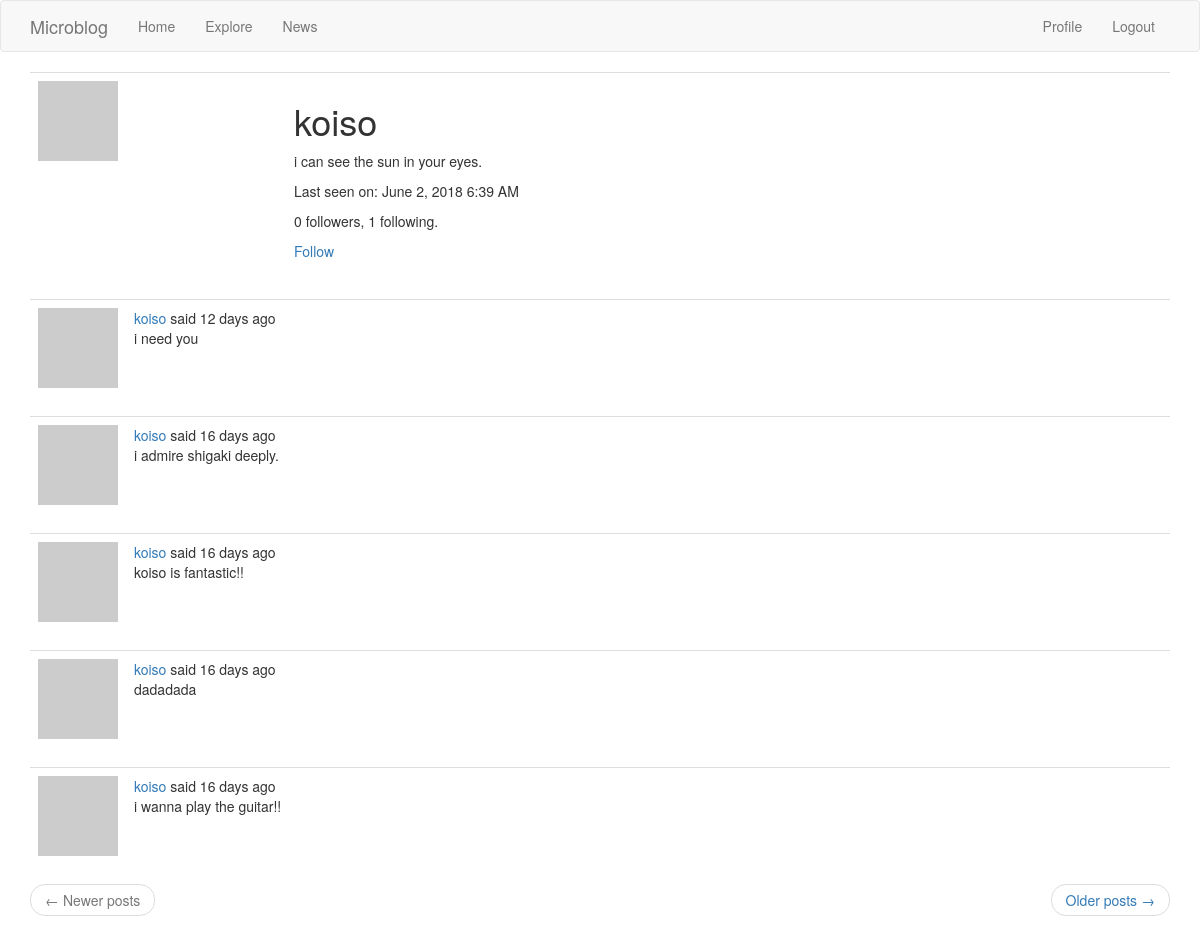
/user/koiso (signed in), run on the app's committed database.
### app/models.py (models this page shows, shortened)
class User(UserMixin, db.Model):
    id = db.Column(db.Integer, primary_key=True)
    username = db.Column(db.String(64), index=True, unique=True)
    email = db.Column(db.String(120), index=True, unique=True)
    password_hash = db.Column(db.String(128))
    posts = db.relationship('Post', backref='author', lazy='dynamic')
    about_me = db.Column(db.String(140))
    last_seen = db.Column(db.DateTime, default=datetime.utcnow)
    followed = db.relationship(
        'User', secondary=followers,
        primaryjoin=(followers.c.follower_id == id),
        secondaryjoin=(followers.c.followed_id == id),
        backref=db.backref('followers', lazy='dynamic'), lazy='dynamic')
    def avatar(self, size):
        digest = md5(self.email.lower().encode('utf-8')).hexdigest()
        return 'https://www.gravatar.com/avatar/{}?d=identicon&s={}'.format(digest, size)
    def is_following(self, user):
        return self.followed.filter(
            followers.c.followed_id == user.id).count() > 0

class Post(db.Model):
    id = db.Column(db.Integer, primary_key=True)
    body = db.Column(db.String(140))
    timestamp = db.Column(db.DateTime, index=True, default=datetime.utcnow)
    user_id = db.Column(db.Integer, db.ForeignKey('user.id'))
    language = db.Column(db.String(5))

### app/routes.py (the view)
@app.route('/user/<username>')
@login_required
def user(username):
    user = User.query.filter_by(username=username).first_or_404()
    page = request.args.get('page', 1, type=int)
    posts = user.posts.order_by(Post.timestamp.desc()).paginate(
        page, app.config['POSTS_PER_PAGE'], False)
    next_url = url_for('user', username=user.username, page=posts.next_num) \
        if posts.has_next else None
    prev_url = url_for('user', username=user.username, page=posts.prev_num) \
        if posts.has_prev else None
    return render_template('user.html', user=user, posts=posts.items,
                           next_url=next_url, prev_url=prev_url)

### app/models.py (called while the page is built)
@login.user_loader
def load_user(id):
    return User.query.get(int(id))

### app/routes.py (called while the page is built)
@app.before_request
def before_request():
    if current_user.is_authenticated:
        current_user.last_seen = datetime.utcnow()
        db.session.commit()
    g.locale = str(get_locale())

### app/templates/user.html
{% extends "base.html" %}
{% block app_content %}
    <table class="table table-hover">
        <tr>
            <td width="256px"><img src="{{ user.avatar(256) }}"></td>
            <td>
                <h1>{{ user.username }}</h1>
                {% if user.about_me %}<p>{{ user.about_me }}</p>{% endif %}
                {% if user.last_seen %}
                <p>Last seen on: {{ moment(user.last_seen).format('LLL') }}</p>
                {% endif %}
                <p>{{ user.followers.count() }} followers, {{ user.followed.count() }} following.</p>
                {% if user == current_user %}
                <p><a href="{{ url_for('edit_profile') }}">Edit your profile</a></p>
                {% elif not current_user.is_following(user) %}
                <p><a href="{{ url_for('follow', username=user.username) }}">Follow</a></p>
                {% else %}
                <p><a href="{{ url_for('unfollow', username=user.username) }}">Unfollow</a></p>
                {% endif %}
            </td>
        </tr>
    </table>
    {% for post in posts %}
        {% include '_post.html' %}
    {% endfor %}
    <nav aria-label="...">
        <ul class="pager">
            <li class="previous{% if not prev_url %} disabled{% endif %}">
                <a href="{{ prev_url or '#' }}">
                    <span aria-hidden="true">&larr;</span> Newer posts
                </a>
            </li>
            <li class="next{% if not next_url %} disabled{% endif %}">
                <a href="{{ next_url or '#' }}">
                    Older posts <span aria-hidden="true">&rarr;</span>
                </a>
            </li>
        </ul>
    </nav>
{% endblock %}

### app/templates/_post.html (shortened to what this page needs)
<table class="table table-hover">
     <tr>
         <td width="70px">
             <a href="{{ url_for('user', username=post.author.username) }}">
                 <img src="{{ post.author.avatar(70) }}" />
             </a>
         </td>
         <td>
             {{ _('%(username)s said %(when)s',
                 username=user_link, when=moment(post.timestamp).fromNow()) }}
             <br>
             <span id="post{{ post.id }}">{{ post.body }}</span>
         </td>
     </tr>
   </table>

### data on the page
User: username "koiso", about_me "i can see the sun in your eyes.", last_seen "June 2, 2018 6:39 AM"
Post: body "i need you"
Post: body "i admire shigaki deeply."
Post: body "koiso is fantastic!!"
Post: body "dadadada"
Post: body "i wanna play the guitar!!"

### other printed values
{{ user.followers.count() }} "0"
{{ user.followed.count() }} "1"
